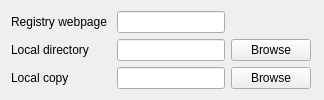
     <widget class="QWidget" name="tab_4">
      <attribute name="title">
       <string>Local Directories</string>
      </attribute>
      <layout class="QGridLayout" name="gridLayout">
       <item row="0" column="0">
        <widget class="QLabel" name="m_textregistry">
         <property name="text">
          <string>Registry webpage </string>
         </property>
         <property name="wordWrap">
          <bool>false</bool>
         </property>
        </widget>
       </item>
       <item row="0" column="1">
        <widget class="QLineEdit" name="m_editregistry">
         <property name="whatsThis">
          <string>Web page to download</string>
         </property>
        </widget>
       </item>
       <item row="0" column="2">
        <spacer name="spacer16">
         <property name="orientation">
          <enum>Qt::Horizontal</enum>
         </property>
         <property name="sizeType">
          <enum>QSizePolicy::Preferred</enum>
         </property>
         <property name="sizeHint" stdset="0">
          <size>
           <width>82</width>
           <height>22</height>
          </size>
         </property>
        </spacer>
       </item>
       <item row="1" column="0">
        <widget class="QLabel" name="m_textregistrylocalcopy">
         <property name="text">
          <string>Local directory      </string>
         </property>
         <property name="wordWrap">
          <bool>false</bool>
         </property>
        </widget>
       </item>
       <item row="1" column="1">
        <widget class="QLineEdit" name="m_editregistrylocaldir">
         <property name="whatsThis">
          <string>Where to store downloaded files</string>
         </property>
        </widget>
       </item>
       <item row="1" column="2">
        <widget class="QPushButton" name="m_pushbuttonregistrylocaldirbrowse">
         <property name="sizePolicy">
          <sizepolicy hsizetype="Fixed" vsizetype="Fixed">
           <horstretch>0</horstretch>
           <verstretch>0</verstretch>
          </sizepolicy>
         </property>
         <property name="whatsThis">
          <string>Browse local file system</string>
         </property>
         <property name="text">
          <string>Browse</string>
         </property>
         <property name="autoDefault">
          <bool>false</bool>
         </property>
        </widget>
       </item>
       <item row="2" column="0">
        <widget class="QLabel" name="m_textgllocalcopy_2">
         <property name="text">
          <string>Local copy</string>
         </property>
         <property name="wordWrap">
          <bool>false</bool>
         </property>
        </widget>
       </item>
       <item row="2" column="1">
        <widget class="QLineEdit" name="m_editregistrylocalcopy">
         <property name="whatsThis">
          <string>Web page to download</string>
         </property>
        </widget>
       </item>
       <item row="2" column="2">
        <widget class="QPushButton" name="m_pushbuttonregistrywebpagebrowse">
         <property name="sizePolicy">
          <sizepolicy hsizetype="Fixed" vsizetype="Fixed">
           <horstretch>0</horstretch>
           <verstretch>0</verstretch>
          </sizepolicy>
         </property>
         <property name="whatsThis">
          <string>Browse local file system</string>
         </property>
         <property name="text">
          <string>Browse</string>
         </property>
         <property name="autoDefault">
          <bool>false</bool>
         </property>
        </widget>
       </item>
      </layout>
     </widget>
